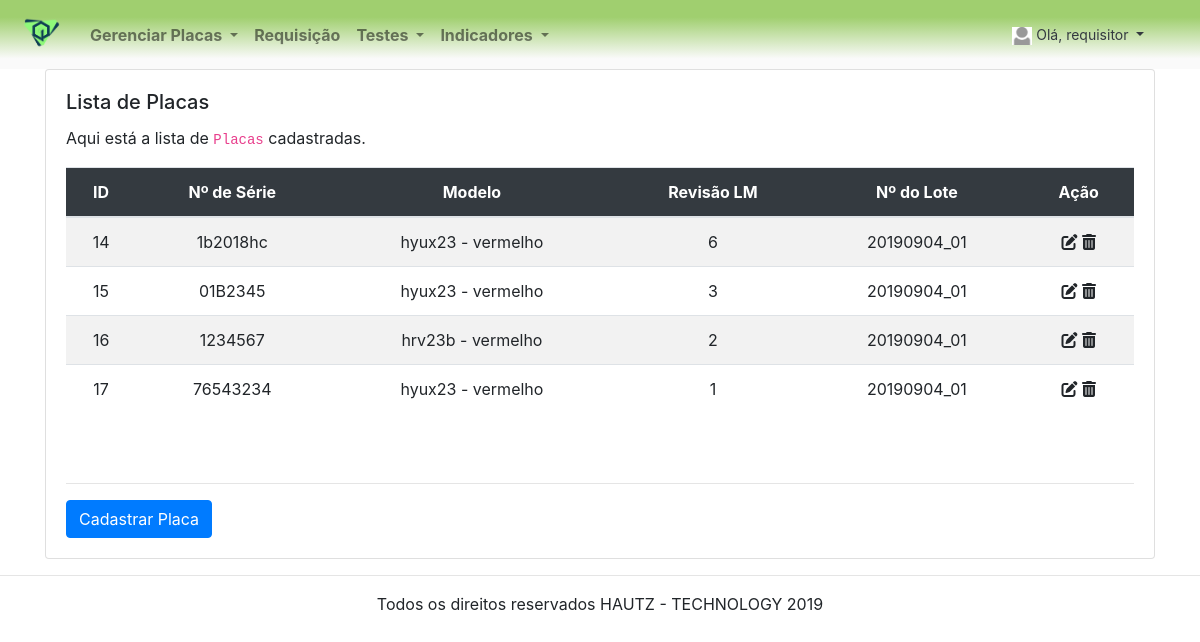
Page /placas/lista-placa/ (signed in) on the committed database.
### contas/models/usuario.py (models this page shows, shortened)
class Usuario(AbstractBaseUser):
    username = models.CharField(
        "Nome de Usuário",
        max_length=120,
        unique=True
    )
    data_expiracao = models.DateField(
        "Data Expiração",
        null=True
    )
    tipo = models.CharField(
        "Tipo de Usuário",
        max_length=1,
        choices = TIPOS
    )
    objects = UsuarioManager()
    USERNAME_FIELD =  'username'
    REQUIRED_FIELDS = []
    def __str__(self):
        return self.username
    class Meta:
        db_table = 'USUARIO'

### placas/models/cadastro_placas.py (models this page shows, shortened)
class Cadastro_placas(models.Model):
    Numero_serie = models.CharField(
        'Número de série',
        max_length=120
    )
    Modelo = models.ForeignKey(
        'placas.modelo_placas',
        related_name='modelo_placas_modelo',
        on_delete = models.PROTECT,
        null = True
    )
    Revisao_lm = models.IntegerField(
        'Revisao LM'
    )
    Lote_numero = models.ForeignKey(
        'placas.cadastro_lote',
        related_name='numero_lote',
        on_delete = models.PROTECT
    )
    class Meta:
        db_table = 'CADASTRO_PLACAS'
        constraints = [
            models.UniqueConstraint(fields=['Numero_serie'], name="Constraint_placas")
        ]

### placas/models/modelo_placas.py (models this page shows)
class Modelo_placas(models.Model):
    Modelo = models.CharField(
        'modelo',
        max_length=120
    )
    Descricao = models.CharField(
        'Descrição',
        max_length=200
    )
    def __str__(self):
        return '{} - {}'.format(self.Modelo, self.Descricao)
    class Meta:
        db_table = 'MODELO_PLACAS'
        constraints = [
            models.UniqueConstraint(fields=['Modelo', 'Descricao'], name="Constraint_modelo")
        ]

### placas/models/cadastro_lote.py (models this page shows)
class Cadastro_lote(models.Model):
    Lote_numero = models.CharField(
        'Numero do lote',
        max_length=50
    )
    def __str__(self):
        return self.Lote_numero
    class Meta:
        db_table = 'CADASTRO_LOTE'
        constraints = [
            models.UniqueConstraint(fields=['Lote_numero'], name="Constraint_lote")
        ]

### placas/views.py (the view)
# urls.py: path('lista-placa/', views.lista_placa, name="lista-placa"),
@login_required
def lista_placa(request):
    list_placa = Cadastro_placas.objects.all()
    context = {
        'list_placa': list_placa
    }
    return render(request, "placas/lista-placa.html", context)

### indicadores/context_processors.py (called while the page is built)
def menu_indicadores(requets):
    return {
        "Menu_indicadores": Menu_indicadores.objects.all()
    }

### placas/context_processors.py (called while the page is built)
def menu_placas(requets):
    return {
        "Menu_placas": Menu_placas.objects.all()
    }

### testes/context_processors.py (called while the page is built)
def menu_testes(requets):
    return {
        "lista_testes": Menu_testes.objects.all()
    }

### placas/templates/placas/lista-placa.html (shortened to what this page needs)
{% extends "base.html" %}
{% load static %}
{% load crispy_forms_tags %}
{% block conteudo %}
<div class="container">
  <div class="row">
    <div class="col-lg-12 col-md-12 col-sm-12 col-xs-12">
      <div class="card">
        <div class="card-body">
          <h5 class="card-title">Lista de Placas</h5>
          {% if list_placa|length > 0 %}
            <p class="card-text">
              Aqui está a lista de <code>Placas</code> cadastradas.
            </p>
            <div style="overflow: auto; height: 300px">
            <table class="table table-striped ">
              <thead class="bg-dark text-white">
              <tr class="text-center">
                <th>ID</th>
                <th>Nº de Série</th>
                <th>Modelo</th>
                <th>Revisão LM</th>
                <th>Nº do Lote</th>
                <th>Ação</th>
              </tr>
              </thead>
              <tbody >
              {% for placa in list_placa %}
                <tr class="text-center">
                    <td>{{ placa.id }}</td>
                    <td>{{ placa.Numero_serie }} </td>
                    <td>{{ placa.Modelo }} </td>
                    <td>{{ placa.Revisao_lm }} </td>
                    <td>{{ placa.Lote_numero }} </td>
                  <td>
                    <a alt="Editar" href="" class="fas fa-edit" data-toggle="modal"
                      data-target="#alteraplacaModal"
                      data-whateverid="{{ placa.id }}"
                      data-whateverserie="{{ placa.Numero_serie }}"
                      data-whatevermodelo="{{ placa.Modelo }}"
                      data-whateverrevisao="{{ placa.Revisao_lm }}"
                      data-whateverlote="{{ placa.Lote_numero }}">
                    </a>
                    <a alt="Excluir" class="fas fa-trash-alt" href="{% url 'placas:excluir-placa' placa.id %}"></a>
                  </td>
                </tr>
              {% endfor %}
              </tbody>
            </table>
          </div>
        {% else %}
          <div class="text-center mt-5 mb-5 jumbotron">
            <h5>Nenhuma <code>placa</code> cadastrada ainda.</h5>
          </div>
        {% endif %}
          <hr />
          <div class="text-left">
            <a href="{% url 'placas:cadastrar-placa' %}" class="btn btn-primary">
              Cadastrar Placa
            </a>
          </div>
        </div>
      </div>
    </div>
  </div>
</div>
{% endblock conteudo %}

### core/templates/base.html (shortened to what this page needs)
{% load static %}
<!DOCTYPE html>
<html lang="pt-br">
<head>
    <link rel="stylesheet" href="https://stackpath.bootstrapcdn.com/bootstrap/4.3.1/css/bootstrap.min.css"
>
    </head>
   <header>
    <body>
        <nav class="navbar navbar-expand-sm navbar-light font-weight-bold" >
            <a class="navbar-brand" href="{% url 'core:home' %}">
                <img src="{% static 'logo_genesisq.png' %}" width="50" />
            </a>
            {% if user.is_authenticated %}
            <div class="collapse navbar-collapse" id="navbarSupportedContent">
                <ul class="navbar-nav mr-auto">
                    <li class="nav-item dropdown ">
                        <a class="nav-link dropdown-toggle" href="#" id="navbarDropdown" role="button"
                            data-toggle="dropdown" aria-haspopup="true" aria-expanded="false">
                            Gerenciar Placas
                        </a>
                    </li>
                    <li class="nav-item">
                        <a class="nav-link" href="{% url 'requisicao:requisicao1' %}">Requisição</a>
                    </li>
                    <li class="nav-item dropdown">
                            <a class="nav-link dropdown-toggle" href="#" id="navbarDropdown" role="button"
                                data-toggle="dropdown" aria-haspopup="true" aria-expanded="false">
                                Testes
                            </a>
                    </li>
                    <li class="nav-item dropdown">
                        <a class="nav-link dropdown-toggle" href="#" id="navbarDropdown" role="button"
                            data-toggle="dropdown" aria-haspopup="true" aria-expanded="false">
                            Indicadores
                        </a>
                    </li>
                </ul>
                <li class=" dropdown-header navbar-expand-md">
                    <a class=" nav-link dropdown-toggle font-weight-normal text-dark" href="#" id="navbarDropdown"
                        data-toggle="dropdown" aria-haspopup="true" aria-expanded="true">
                        <img src="{% static 'images/profile.png' %}" width="20" class="avatar" alt="foto do usuário" />
                        Olá, {{ user }}
                    </a>
                </li>
            </div>
        {% else %}
        <a  class="navbar-brand" href="{% url 'core:home' %}">GenesisQ</a>
            <ul class="navbar-nav ml-auto">
                <a role="button" href="{% url 'core:entrar' %}" class="btn btn btn-success">Entrar</a>
            </ul>
        {% endif %}
        </nav>
    </header>
    <main>
        {% block conteudo %}
        {% endblock conteudo %}
    </main>
    <footer>
        <hr/>
        <p class="text-center">Todos os direitos reservados HAUTZ - TECHNOLOGY 2019</p>
    </footer>
    </body>
</html>

### core/templates/base.html (style rules this page uses)
header { background: rgb(160, 207, 111) 100%; background: -webkit-linear-gradient(0deg, rgb(250, 250, 250) 15%, rgb(160, 207, 111) 75%); background: linear-gradient(0deg, rgb(250, 250, 250) 15% , rgb(160, 207, 111) 75%); }
a { color: inherit; }

### rows in the picture
Usuario: username "requisitor"
Cadastro_placas: id "14", Numero_serie "1b2018hc", Modelo "hyux23 - vermelho", Revisao_lm "6", Lote_numero "20190904_01"
Cadastro_placas: id "15", Numero_serie "01B2345", Modelo "hyux23 - vermelho", Revisao_lm "3", Lote_numero "20190904_01"
Cadastro_placas: id "16", Numero_serie "1234567", Modelo "hrv23b - vermelho", Revisao_lm "2", Lote_numero "20190904_01"
Cadastro_placas: id "17", Numero_serie "76543234", Modelo "hyux23 - vermelho", Revisao_lm "1", Lote_numero "20190904_01"
